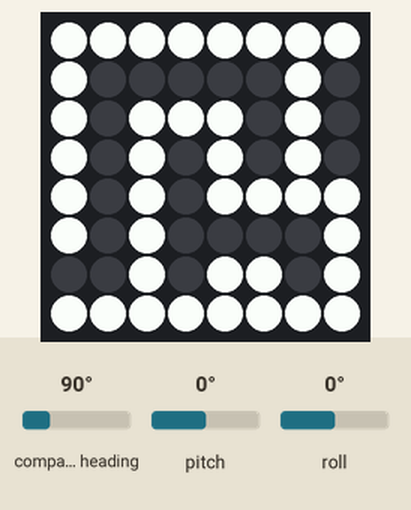
A program run on a simulated Raspberry Pi (BCM pin numbers) with a Sense HAT. Parts: the Sense HAT's 8×8 RGB LED matrix. The test bench sets the inputs (shaded band); at power-on: roll 0°, compass heading 90°, pitch 0°. The Sense HAT reports a negative pitch or roll as 360° plus the angle; what the program prints to the terminal is not drawn.

Above: at 1.2 s.
1.3 s: roll set to -86°
2.9 s: roll set to 86°
Timing chart, 0 to 5.9 s (numbered marks = the images above; inputs shaded):
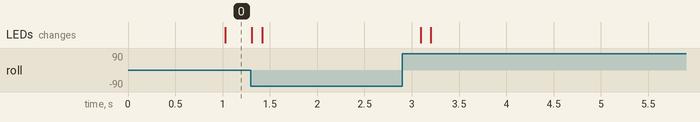

The program:

Pjt1_MapGame.py
```python
from sense_hat import SenseHat
from time import sleep


Map = [
        [0,0,0,0,0,0,1,0],
        [0,1,1,1,1,1,1,0],
        [0,1,0,0,0,0,0,0],
        [0,1,0,1,1,1,1,0],
        [0,1,0,0,0,1,0,0],
        [0,1,1,1,0,1,0,0],
        [0,0,0,0,0,1,1,0],
        [0,1,1,1,0,0,0,0]
]


sense = SenseHat()


yellow = (0, 255, 0)
black = (1, 1, 1)
white = (255, 255, 255)


cur_r = 4
cur_c = 3

def clamp(value, min_value=0, max_value=7):
    return min(max_value, max(min_value, value))

def pushed_up():
    global cur_r
    cur_r = clamp(cur_r - 1)

def pushed_down():
    global cur_r
    cur_r = clamp(cur_r + 1)

def pushed_left():
    global cur_c
    cur_c = clamp(cur_c - 1)

def pushed_right():
    global cur_c
    cur_c = clamp(cur_c + 1)

def refresh():
    for i in range(8):
        for j in range(8):
            if Map[i][j]==1:
                sense.set_pixel(i,j,black)
            elif Map[i][j]==0:
                sense.set_pixel(i,j,white)

    sense.set_pixel(cur_r, cur_c, yellow)


while True:
    gyro = sense.get_gyroscope()
    x = gyro['pitch']
    y = gyro['roll']
    temp_r = cur_r
    temp_c = cur_c

    if y<330 and y>250:
        pushed_left()
        sleep(0.1)
    elif y>20 and y<180:
        pushed_right()
        sleep(0.1)
    if x>10 and x<90:
        pushed_up()
        sleep(0.1)
    elif x<330 and x>250:
        pushed_down()
        sleep(0.1)

    if Map[cur_r][cur_c]==1:
        cur_r = temp_r
        cur_c = temp_c
    else:
        sense.set_pixel(temp_r,temp_c,white)

    refresh()

    print(f"Gyro - X:{x}, Y:{y}")
```
